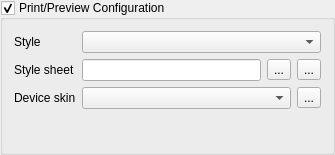
<?xml version="1.0" encoding="UTF-8"?>
<ui version="4.0">
 <class>PreviewConfigurationWidget</class>
 <widget class="QGroupBox" name="PreviewConfigurationWidget">
  <property name="geometry">
   <rect>
    <x>0</x>
    <y>0</y>
    <width>335</width>
    <height>155</height>
   </rect>
  </property>
  <property name="windowTitle">
   <string>Form</string>
  </property>
  <property name="title">
   <string>Print/Preview Configuration</string>
  </property>
  <property name="checkable">
   <bool>true</bool>
  </property>
  <layout class="QFormLayout">
   <item row="0" column="0">
    <widget class="QLabel" name="m_styleLabel">
     <property name="text">
      <string>Style</string>
     </property>
    </widget>
   </item>
   <item row="0" column="1">
    <widget class="QComboBox" name="m_styleCombo"/>
   </item>
   <item row="1" column="0">
    <widget class="QLabel" name="m_appStyleSheetLabel">
     <property name="text">
      <string>Style sheet</string>
     </property>
    </widget>
   </item>
   <item row="1" column="1">
    <layout class="QHBoxLayout">
     <item>
      <widget class="qdesigner_internal::TextPropertyEditor" name="m_appStyleSheetLineEdit">
       <property name="minimumSize">
        <size>
         <width>149</width>
         <height>0</height>
        </size>
       </property>
      </widget>
     </item>
     <item>
      <widget class="QToolButton" name="m_appStyleSheetChangeButton">
       <property name="text">
        <string>...</string>
       </property>
      </widget>
     </item>
     <item>
      <widget class="QToolButton" name="m_appStyleSheetClearButton">
       <property name="text">
        <string>...</string>
       </property>
      </widget>
     </item>
    </layout>
   </item>
   <item row="2" column="0">
    <widget class="QLabel" name="m_skinLabel">
     <property name="text">
      <string>Device skin</string>
     </property>
    </widget>
   </item>
   <item row="2" column="1">
    <layout class="QHBoxLayout">
     <item>
      <widget class="QComboBox" name="m_skinCombo"/>
     </item>
     <item>
      <widget class="QToolButton" name="m_skinRemoveButton">
       <property name="text">
        <string>...</string>
       </property>
      </widget>
     </item>
    </layout>
   </item>
  </layout>
 </widget>
 <customwidgets>
  <customwidget>
   <class>qdesigner_internal::TextPropertyEditor</class>
   <extends>QLineEdit</extends>
   <header location="global">textpropertyeditor_p.h</header>
  </customwidget>
 </customwidgets>
 <resources/>
 <connections/>
</ui>
